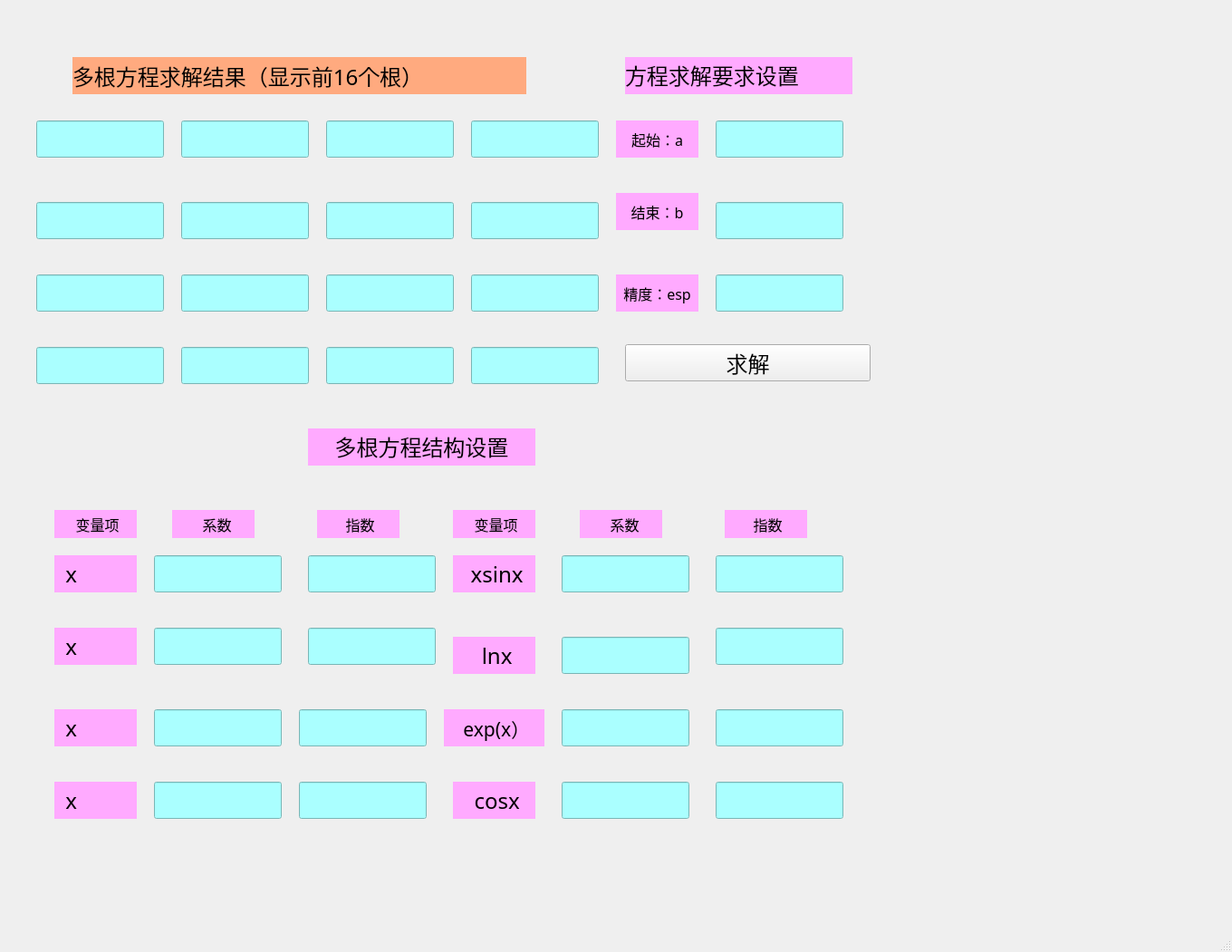
<?xml version="1.0" encoding="UTF-8"?>
<ui version="4.0">
 <class>MainWindow</class>
 <widget class="QMainWindow" name="MainWindow">
  <property name="geometry">
   <rect>
    <x>0</x>
    <y>0</y>
    <width>1360</width>
    <height>1051</height>
   </rect>
  </property>
  <property name="windowTitle">
   <string>MainWindow</string>
  </property>
  <widget class="QWidget" name="centralwidget">
   <widget class="QLineEdit" name="lineEdit">
    <property name="geometry">
     <rect>
      <x>40</x>
      <y>133</y>
      <width>141</width>
      <height>41</height>
     </rect>
    </property>
    <property name="font">
     <font>
      <family>黑体</family>
      <pointsize>12</pointsize>
     </font>
    </property>
    <property name="styleSheet">
     <string notr="true">background-color: rgb(170, 255, 255);</string>
    </property>
    <property name="alignment">
     <set>Qt::AlignCenter</set>
    </property>
   </widget>
   <widget class="QLineEdit" name="lineEdit_2">
    <property name="geometry">
     <rect>
      <x>200</x>
      <y>133</y>
      <width>141</width>
      <height>41</height>
     </rect>
    </property>
    <property name="font">
     <font>
      <family>黑体</family>
      <pointsize>12</pointsize>
     </font>
    </property>
    <property name="styleSheet">
     <string notr="true">background-color: rgb(170, 255, 255);</string>
    </property>
    <property name="alignment">
     <set>Qt::AlignCenter</set>
    </property>
   </widget>
   <widget class="QLineEdit" name="lineEdit_3">
    <property name="geometry">
     <rect>
      <x>360</x>
      <y>133</y>
      <width>141</width>
      <height>41</height>
     </rect>
    </property>
    <property name="font">
     <font>
      <family>黑体</family>
      <pointsize>12</pointsize>
     </font>
    </property>
    <property name="styleSheet">
     <string notr="true">background-color: rgb(170, 255, 255);</string>
    </property>
    <property name="alignment">
     <set>Qt::AlignCenter</set>
    </property>
   </widget>
   <widget class="QLineEdit" name="lineEdit_4">
    <property name="geometry">
     <rect>
      <x>520</x>
      <y>133</y>
      <width>141</width>
      <height>41</height>
     </rect>
    </property>
    <property name="font">
     <font>
      <family>黑体</family>
      <pointsize>12</pointsize>
     </font>
    </property>
    <property name="styleSheet">
     <string notr="true">background-color: rgb(170, 255, 255);</string>
    </property>
    <property name="alignment">
     <set>Qt::AlignCenter</set>
    </property>
   </widget>
   <widget class="QLineEdit" name="lineEdit_5">
    <property name="geometry">
     <rect>
      <x>40</x>
      <y>223</y>
      <width>141</width>
      <height>41</height>
     </rect>
    </property>
    <property name="font">
     <font>
      <family>黑体</family>
      <pointsize>12</pointsize>
     </font>
    </property>
    <property name="styleSheet">
     <string notr="true">background-color: rgb(170, 255, 255);</string>
    </property>
    <property name="alignment">
     <set>Qt::AlignCenter</set>
    </property>
   </widget>
   <widget class="QLineEdit" name="lineEdit_6">
    <property name="geometry">
     <rect>
      <x>200</x>
      <y>223</y>
      <width>141</width>
      <height>41</height>
     </rect>
    </property>
    <property name="font">
     <font>
      <family>黑体</family>
      <pointsize>12</pointsize>
     </font>
    </property>
    <property name="styleSheet">
     <string notr="true">background-color: rgb(170, 255, 255);</string>
    </property>
    <property name="alignment">
     <set>Qt::AlignCenter</set>
    </property>
   </widget>
   <widget class="QLineEdit" name="lineEdit_7">
    <property name="geometry">
     <rect>
      <x>360</x>
      <y>223</y>
      <width>141</width>
      <height>41</height>
     </rect>
    </property>
    <property name="font">
     <font>
      <family>黑体</family>
      <pointsize>12</pointsize>
     </font>
    </property>
    <property name="styleSheet">
     <string notr="true">background-color: rgb(170, 255, 255);</string>
    </property>
    <property name="alignment">
     <set>Qt::AlignCenter</set>
    </property>
   </widget>
   <widget class="QLineEdit" name="lineEdit_8">
    <property name="geometry">
     <rect>
      <x>520</x>
      <y>223</y>
      <width>141</width>
      <height>41</height>
     </rect>
    </property>
    <property name="font">
     <font>
      <family>黑体</family>
      <pointsize>12</pointsize>
     </font>
    </property>
    <property name="styleSheet">
     <string notr="true">background-color: rgb(170, 255, 255);</string>
    </property>
    <property name="alignment">
     <set>Qt::AlignCenter</set>
    </property>
   </widget>
   <widget class="QLineEdit" name="lineEdit_9">
    <property name="geometry">
     <rect>
      <x>40</x>
      <y>303</y>
      <width>141</width>
      <height>41</height>
     </rect>
    </property>
    <property name="font">
     <font>
      <family>黑体</family>
      <pointsize>12</pointsize>
     </font>
    </property>
    <property name="styleSheet">
     <string notr="true">background-color: rgb(170, 255, 255);</string>
    </property>
    <property name="alignment">
     <set>Qt::AlignCenter</set>
    </property>
   </widget>
   <widget class="QLineEdit" name="lineEdit_10">
    <property name="geometry">
     <rect>
      <x>200</x>
      <y>303</y>
      <width>141</width>
      <height>41</height>
     </rect>
    </property>
    <property name="font">
     <font>
      <family>黑体</family>
      <pointsize>12</pointsize>
     </font>
    </property>
    <property name="styleSheet">
     <string notr="true">background-color: rgb(170, 255, 255);</string>
    </property>
    <property name="alignment">
     <set>Qt::AlignCenter</set>
    </property>
   </widget>
   <widget class="QLineEdit" name="lineEdit_11">
    <property name="geometry">
     <rect>
      <x>360</x>
      <y>303</y>
      <width>141</width>
      <height>41</height>
     </rect>
    </property>
    <property name="font">
     <font>
      <family>黑体</family>
      <pointsize>12</pointsize>
     </font>
    </property>
    <property name="styleSheet">
     <string notr="true">background-color: rgb(170, 255, 255);</string>
    </property>
    <property name="alignment">
     <set>Qt::AlignCenter</set>
    </property>
   </widget>
   <widget class="QLineEdit" name="lineEdit_12">
    <property name="geometry">
     <rect>
      <x>520</x>
      <y>303</y>
      <width>141</width>
      <height>41</height>
     </rect>
    </property>
    <property name="font">
     <font>
      <family>黑体</family>
      <pointsize>12</pointsize>
     </font>
    </property>
    <property name="styleSheet">
     <string notr="true">background-color: rgb(170, 255, 255);</string>
    </property>
    <property name="alignment">
     <set>Qt::AlignCenter</set>
    </property>
   </widget>
   <widget class="QLineEdit" name="lineEdit_13">
    <property name="geometry">
     <rect>
      <x>40</x>
      <y>383</y>
      <width>141</width>
      <height>41</height>
     </rect>
    </property>
    <property name="font">
     <font>
      <family>黑体</family>
      <pointsize>12</pointsize>
     </font>
    </property>
    <property name="styleSheet">
     <string notr="true">background-color: rgb(170, 255, 255);</string>
    </property>
    <property name="alignment">
     <set>Qt::AlignCenter</set>
    </property>
   </widget>
   <widget class="QLineEdit" name="lineEdit_14">
    <property name="geometry">
     <rect>
      <x>200</x>
      <y>383</y>
      <width>141</width>
      <height>41</height>
     </rect>
    </property>
    <property name="font">
     <font>
      <family>黑体</family>
      <pointsize>12</pointsize>
     </font>
    </property>
    <property name="styleSheet">
     <string notr="true">background-color: rgb(170, 255, 255);</string>
    </property>
    <property name="alignment">
     <set>Qt::AlignCenter</set>
    </property>
   </widget>
   <widget class="QLineEdit" name="lineEdit_15">
    <property name="geometry">
     <rect>
      <x>360</x>
      <y>383</y>
      <width>141</width>
      <height>41</height>
     </rect>
    </property>
    <property name="font">
     <font>
      <family>黑体</family>
      <pointsize>12</pointsize>
     </font>
    </property>
    <property name="styleSheet">
     <string notr="true">background-color: rgb(170, 255, 255);</string>
    </property>
    <property name="alignment">
     <set>Qt::AlignCenter</set>
    </property>
   </widget>
   <widget class="QLineEdit" name="lineEdit_16">
    <property name="geometry">
     <rect>
      <x>520</x>
      <y>383</y>
      <width>141</width>
      <height>41</height>
     </rect>
    </property>
    <property name="font">
     <font>
      <family>黑体</family>
      <pointsize>12</pointsize>
     </font>
    </property>
    <property name="styleSheet">
     <string notr="true">background-color: rgb(170, 255, 255);</string>
    </property>
    <property name="alignment">
     <set>Qt::AlignCenter</set>
    </property>
   </widget>
   <widget class="QLabel" name="label">
    <property name="geometry">
     <rect>
      <x>80</x>
      <y>63</y>
      <width>501</width>
      <height>41</height>
     </rect>
    </property>
    <property name="font">
     <font>
      <family>黑体</family>
      <pointsize>18</pointsize>
     </font>
    </property>
    <property name="styleSheet">
     <string notr="true">background-color: rgb(255, 170, 127);</string>
    </property>
    <property name="text">
     <string>多根方程求解结果（显示前16个根）</string>
    </property>
   </widget>
   <widget class="QLineEdit" name="lineEdit_17">
    <property name="geometry">
     <rect>
      <x>170</x>
      <y>613</y>
      <width>141</width>
      <height>41</height>
     </rect>
    </property>
    <property name="font">
     <font>
      <family>黑体</family>
      <pointsize>18</pointsize>
     </font>
    </property>
    <property name="styleSheet">
     <string notr="true">background-color: rgb(170, 255, 255);</string>
    </property>
    <property name="text">
     <string/>
    </property>
    <property name="alignment">
     <set>Qt::AlignCenter</set>
    </property>
   </widget>
   <widget class="QLineEdit" name="lineEdit_18">
    <property name="geometry">
     <rect>
      <x>170</x>
      <y>693</y>
      <width>141</width>
      <height>41</height>
     </rect>
    </property>
    <property name="font">
     <font>
      <family>黑体</family>
      <pointsize>18</pointsize>
     </font>
    </property>
    <property name="styleSheet">
     <string notr="true">background-color: rgb(170, 255, 255);</string>
    </property>
    <property name="text">
     <string/>
    </property>
    <property name="alignment">
     <set>Qt::AlignCenter</set>
    </property>
   </widget>
   <widget class="QLineEdit" name="lineEdit_19">
    <property name="geometry">
     <rect>
      <x>170</x>
      <y>783</y>
      <width>141</width>
      <height>41</height>
     </rect>
    </property>
    <property name="font">
     <font>
      <family>黑体</family>
      <pointsize>18</pointsize>
     </font>
    </property>
    <property name="styleSheet">
     <string notr="true">background-color: rgb(170, 255, 255);</string>
    </property>
    <property name="text">
     <string/>
    </property>
    <property name="alignment">
     <set>Qt::AlignCenter</set>
    </property>
   </widget>
   <widget class="QLineEdit" name="lineEdit_20">
    <property name="geometry">
     <rect>
      <x>170</x>
      <y>863</y>
      <width>141</width>
      <height>41</height>
     </rect>
    </property>
    <property name="font">
     <font>
      <family>黑体</family>
      <pointsize>18</pointsize>
     </font>
    </property>
    <property name="styleSheet">
     <string notr="true">background-color: rgb(170, 255, 255);</string>
    </property>
    <property name="text">
     <string/>
    </property>
    <property name="alignment">
     <set>Qt::AlignCenter</set>
    </property>
   </widget>
   <widget class="QLineEdit" name="lineEdit_21">
    <property name="geometry">
     <rect>
      <x>620</x>
      <y>613</y>
      <width>141</width>
      <height>41</height>
     </rect>
    </property>
    <property name="font">
     <font>
      <family>黑体</family>
      <pointsize>18</pointsize>
     </font>
    </property>
    <property name="styleSheet">
     <string notr="true">background-color: rgb(170, 255, 255);</string>
    </property>
    <property name="text">
     <string/>
    </property>
    <property name="alignment">
     <set>Qt::AlignCenter</set>
    </property>
   </widget>
   <widget class="QLineEdit" name="lineEdit_22">
    <property name="geometry">
     <rect>
      <x>620</x>
      <y>703</y>
      <width>141</width>
      <height>41</height>
     </rect>
    </property>
    <property name="font">
     <font>
      <family>黑体</family>
      <pointsize>18</pointsize>
     </font>
    </property>
    <property name="styleSheet">
     <string notr="true">background-color: rgb(170, 255, 255);</string>
    </property>
    <property name="text">
     <string/>
    </property>
    <property name="alignment">
     <set>Qt::AlignCenter</set>
    </property>
   </widget>
   <widget class="QLineEdit" name="lineEdit_23">
    <property name="geometry">
     <rect>
      <x>620</x>
      <y>783</y>
      <width>141</width>
      <height>41</height>
     </rect>
    </property>
    <property name="font">
     <font>
      <family>黑体</family>
      <pointsize>18</pointsize>
     </font>
    </property>
    <property name="styleSheet">
     <string notr="true">background-color: rgb(170, 255, 255);</string>
    </property>
    <property name="alignment">
     <set>Qt::AlignCenter</set>
    </property>
   </widget>
   <widget class="QLineEdit" name="lineEdit_24">
    <property name="geometry">
     <rect>
      <x>620</x>
      <y>863</y>
      <width>141</width>
      <height>41</height>
     </rect>
    </property>
    <property name="font">
     <font>
      <family>黑体</family>
      <pointsize>18</pointsize>
     </font>
    </property>
    <property name="styleSheet">
     <string notr="true">background-color: rgb(170, 255, 255);</string>
    </property>
    <property name="text">
     <string/>
    </property>
    <property name="alignment">
     <set>Qt::AlignCenter</set>
    </property>
   </widget>
   <widget class="QLineEdit" name="lineEdit_25">
    <property name="geometry">
     <rect>
      <x>340</x>
      <y>613</y>
      <width>141</width>
      <height>41</height>
     </rect>
    </property>
    <property name="font">
     <font>
      <family>黑体</family>
      <pointsize>18</pointsize>
     </font>
    </property>
    <property name="styleSheet">
     <string notr="true">background-color: rgb(170, 255, 255);</string>
    </property>
    <property name="alignment">
     <set>Qt::AlignCenter</set>
    </property>
   </widget>
   <widget class="QLineEdit" name="lineEdit_26">
    <property name="geometry">
     <rect>
      <x>340</x>
      <y>693</y>
      <width>141</width>
      <height>41</height>
     </rect>
    </property>
    <property name="font">
     <font>
      <family>黑体</family>
      <pointsize>18</pointsize>
     </font>
    </property>
    <property name="styleSheet">
     <string notr="true">background-color: rgb(170, 255, 255);</string>
    </property>
    <property name="text">
     <string/>
    </property>
    <property name="alignment">
     <set>Qt::AlignCenter</set>
    </property>
   </widget>
   <widget class="QLineEdit" name="lineEdit_27">
    <property name="geometry">
     <rect>
      <x>330</x>
      <y>783</y>
      <width>141</width>
      <height>41</height>
     </rect>
    </property>
    <property name="font">
     <font>
      <family>黑体</family>
      <pointsize>18</pointsize>
     </font>
    </property>
    <property name="styleSheet">
     <string notr="true">background-color: rgb(170, 255, 255);</string>
    </property>
    <property name="text">
     <string/>
    </property>
    <property name="alignment">
     <set>Qt::AlignCenter</set>
    </property>
   </widget>
   <widget class="QLabel" name="label_2">
    <property name="geometry">
     <rect>
      <x>340</x>
      <y>473</y>
      <width>251</width>
      <height>41</height>
     </rect>
    </property>
    <property name="font">
     <font>
      <family>黑体</family>
      <pointsize>18</pointsize>
     </font>
    </property>
    <property name="styleSheet">
     <string notr="true">background-color: rgb(255, 170, 255);</string>
    </property>
    <property name="text">
     <string>&lt;html&gt;&lt;head/&gt;&lt;body&gt;&lt;p&gt;     多根方程结构设置&lt;/p&gt;&lt;/body&gt;&lt;/html&gt;</string>
    </property>
    <property name="alignment">
     <set>Qt::AlignCenter</set>
    </property>
   </widget>
   <widget class="QLineEdit" name="lineEdit_28">
    <property name="geometry">
     <rect>
      <x>330</x>
      <y>863</y>
      <width>141</width>
      <height>41</height>
     </rect>
    </property>
    <property name="font">
     <font>
      <family>黑体</family>
      <pointsize>18</pointsize>
     </font>
    </property>
    <property name="styleSheet">
     <string notr="true">background-color: rgb(170, 255, 255);</string>
    </property>
    <property name="text">
     <string/>
    </property>
    <property name="alignment">
     <set>Qt::AlignCenter</set>
    </property>
   </widget>
   <widget class="QLineEdit" name="lineEdit_29">
    <property name="geometry">
     <rect>
      <x>790</x>
      <y>613</y>
      <width>141</width>
      <height>41</height>
     </rect>
    </property>
    <property name="font">
     <font>
      <family>黑体</family>
      <pointsize>18</pointsize>
     </font>
    </property>
    <property name="styleSheet">
     <string notr="true">background-color: rgb(170, 255, 255);</string>
    </property>
    <property name="text">
     <string/>
    </property>
    <property name="alignment">
     <set>Qt::AlignCenter</set>
    </property>
   </widget>
   <widget class="QLineEdit" name="lineEdit_30">
    <property name="geometry">
     <rect>
      <x>790</x>
      <y>693</y>
      <width>141</width>
      <height>41</height>
     </rect>
    </property>
    <property name="font">
     <font>
      <family>黑体</family>
      <pointsize>18</pointsize>
     </font>
    </property>
    <property name="styleSheet">
     <string notr="true">background-color: rgb(170, 255, 255);</string>
    </property>
    <property name="alignment">
     <set>Qt::AlignCenter</set>
    </property>
   </widget>
   <widget class="QLineEdit" name="lineEdit_31">
    <property name="geometry">
     <rect>
      <x>790</x>
      <y>783</y>
      <width>141</width>
      <height>41</height>
     </rect>
    </property>
    <property name="font">
     <font>
      <family>黑体</family>
      <pointsize>18</pointsize>
     </font>
    </property>
    <property name="styleSheet">
     <string notr="true">background-color: rgb(170, 255, 255);</string>
    </property>
    <property name="text">
     <string/>
    </property>
    <property name="alignment">
     <set>Qt::AlignCenter</set>
    </property>
   </widget>
   <widget class="QLineEdit" name="lineEdit_32">
    <property name="geometry">
     <rect>
      <x>790</x>
      <y>863</y>
      <width>141</width>
      <height>41</height>
     </rect>
    </property>
    <property name="font">
     <font>
      <family>黑体</family>
      <pointsize>18</pointsize>
     </font>
    </property>
    <property name="styleSheet">
     <string notr="true">background-color: rgb(170, 255, 255);</string>
    </property>
    <property name="alignment">
     <set>Qt::AlignCenter</set>
    </property>
   </widget>
   <widget class="QLabel" name="label_3">
    <property name="geometry">
     <rect>
      <x>60</x>
      <y>563</y>
      <width>91</width>
      <height>31</height>
     </rect>
    </property>
    <property name="font">
     <font>
      <family>黑体</family>
      <pointsize>12</pointsize>
     </font>
    </property>
    <property name="layoutDirection">
     <enum>Qt::RightToLeft</enum>
    </property>
    <property name="styleSheet">
     <string notr="true">background-color: rgb(255, 170, 255);</string>
    </property>
    <property name="text">
     <string> 变量项</string>
    </property>
    <property name="alignment">
     <set>Qt::AlignCenter</set>
    </property>
   </widget>
   <widget class="QLabel" name="label_4">
    <property name="geometry">
     <rect>
      <x>190</x>
      <y>563</y>
      <width>91</width>
      <height>31</height>
     </rect>
    </property>
    <property name="font">
     <font>
      <family>黑体</family>
      <pointsize>12</pointsize>
     </font>
    </property>
    <property name="layoutDirection">
     <enum>Qt::RightToLeft</enum>
    </property>
    <property name="styleSheet">
     <string notr="true">background-color: rgb(255, 170, 255);</string>
    </property>
    <property name="text">
     <string>  系数</string>
    </property>
    <property name="alignment">
     <set>Qt::AlignCenter</set>
    </property>
   </widget>
   <widget class="QLabel" name="label_5">
    <property name="geometry">
     <rect>
      <x>350</x>
      <y>563</y>
      <width>91</width>
      <height>31</height>
     </rect>
    </property>
    <property name="font">
     <font>
      <family>黑体</family>
      <pointsize>12</pointsize>
     </font>
    </property>
    <property name="layoutDirection">
     <enum>Qt::RightToLeft</enum>
    </property>
    <property name="styleSheet">
     <string notr="true">background-color: rgb(255, 170, 255);</string>
    </property>
    <property name="text">
     <string> 指数</string>
    </property>
    <property name="alignment">
     <set>Qt::AlignCenter</set>
    </property>
   </widget>
   <widget class="QLabel" name="label_6">
    <property name="geometry">
     <rect>
      <x>800</x>
      <y>563</y>
      <width>91</width>
      <height>31</height>
     </rect>
    </property>
    <property name="font">
     <font>
      <family>黑体</family>
      <pointsize>12</pointsize>
     </font>
    </property>
    <property name="layoutDirection">
     <enum>Qt::RightToLeft</enum>
    </property>
    <property name="styleSheet">
     <string notr="true">background-color: rgb(255, 170, 255);</string>
    </property>
    <property name="text">
     <string> 指数</string>
    </property>
    <property name="alignment">
     <set>Qt::AlignCenter</set>
    </property>
   </widget>
   <widget class="QLabel" name="label_7">
    <property name="geometry">
     <rect>
      <x>500</x>
      <y>563</y>
      <width>91</width>
      <height>31</height>
     </rect>
    </property>
    <property name="font">
     <font>
      <family>黑体</family>
      <pointsize>12</pointsize>
     </font>
    </property>
    <property name="layoutDirection">
     <enum>Qt::RightToLeft</enum>
    </property>
    <property name="styleSheet">
     <string notr="true">background-color: rgb(255, 170, 255);</string>
    </property>
    <property name="text">
     <string> 变量项</string>
    </property>
    <property name="alignment">
     <set>Qt::AlignCenter</set>
    </property>
   </widget>
   <widget class="QLabel" name="label_8">
    <property name="geometry">
     <rect>
      <x>640</x>
      <y>563</y>
      <width>91</width>
      <height>31</height>
     </rect>
    </property>
    <property name="font">
     <font>
      <family>黑体</family>
      <pointsize>12</pointsize>
     </font>
    </property>
    <property name="layoutDirection">
     <enum>Qt::RightToLeft</enum>
    </property>
    <property name="styleSheet">
     <string notr="true">background-color: rgb(255, 170, 255);</string>
    </property>
    <property name="text">
     <string>  系数</string>
    </property>
    <property name="alignment">
     <set>Qt::AlignCenter</set>
    </property>
   </widget>
   <widget class="QLabel" name="label_9">
    <property name="geometry">
     <rect>
      <x>60</x>
      <y>783</y>
      <width>91</width>
      <height>41</height>
     </rect>
    </property>
    <property name="font">
     <font>
      <family>黑体</family>
      <pointsize>18</pointsize>
     </font>
    </property>
    <property name="layoutDirection">
     <enum>Qt::RightToLeft</enum>
    </property>
    <property name="styleSheet">
     <string notr="true">background-color: rgb(255, 170, 255);</string>
    </property>
    <property name="text">
     <string>  x</string>
    </property>
    <property name="alignment">
     <set>Qt::AlignLeading|Qt::AlignLeft|Qt::AlignVCenter</set>
    </property>
   </widget>
   <widget class="QLabel" name="label_10">
    <property name="geometry">
     <rect>
      <x>60</x>
      <y>613</y>
      <width>91</width>
      <height>41</height>
     </rect>
    </property>
    <property name="font">
     <font>
      <family>黑体</family>
      <pointsize>18</pointsize>
     </font>
    </property>
    <property name="layoutDirection">
     <enum>Qt::RightToLeft</enum>
    </property>
    <property name="styleSheet">
     <string notr="true">background-color: rgb(255, 170, 255);</string>
    </property>
    <property name="text">
     <string>  x</string>
    </property>
    <property name="alignment">
     <set>Qt::AlignLeading|Qt::AlignLeft|Qt::AlignVCenter</set>
    </property>
   </widget>
   <widget class="QLabel" name="label_11">
    <property name="geometry">
     <rect>
      <x>60</x>
      <y>693</y>
      <width>91</width>
      <height>41</height>
     </rect>
    </property>
    <property name="font">
     <font>
      <family>黑体</family>
      <pointsize>18</pointsize>
     </font>
    </property>
    <property name="layoutDirection">
     <enum>Qt::RightToLeft</enum>
    </property>
    <property name="styleSheet">
     <string notr="true">background-color: rgb(255, 170, 255);</string>
    </property>
    <property name="text">
     <string>  x</string>
    </property>
    <property name="alignment">
     <set>Qt::AlignLeading|Qt::AlignLeft|Qt::AlignVCenter</set>
    </property>
   </widget>
   <widget class="QLabel" name="label_12">
    <property name="geometry">
     <rect>
      <x>60</x>
      <y>863</y>
      <width>91</width>
      <height>41</height>
     </rect>
    </property>
    <property name="font">
     <font>
      <family>黑体</family>
      <pointsize>18</pointsize>
     </font>
    </property>
    <property name="layoutDirection">
     <enum>Qt::RightToLeft</enum>
    </property>
    <property name="styleSheet">
     <string notr="true">background-color: rgb(255, 170, 255);</string>
    </property>
    <property name="text">
     <string>  x</string>
    </property>
    <property name="alignment">
     <set>Qt::AlignLeading|Qt::AlignLeft|Qt::AlignVCenter</set>
    </property>
   </widget>
   <widget class="QLabel" name="label_13">
    <property name="geometry">
     <rect>
      <x>500</x>
      <y>863</y>
      <width>91</width>
      <height>41</height>
     </rect>
    </property>
    <property name="font">
     <font>
      <family>黑体</family>
      <pointsize>18</pointsize>
     </font>
    </property>
    <property name="layoutDirection">
     <enum>Qt::RightToLeft</enum>
    </property>
    <property name="styleSheet">
     <string notr="true">background-color: rgb(255, 170, 255);</string>
    </property>
    <property name="text">
     <string> cosx</string>
    </property>
    <property name="alignment">
     <set>Qt::AlignCenter</set>
    </property>
   </widget>
   <widget class="QLabel" name="label_14">
    <property name="geometry">
     <rect>
      <x>500</x>
      <y>703</y>
      <width>91</width>
      <height>41</height>
     </rect>
    </property>
    <property name="font">
     <font>
      <family>黑体</family>
      <pointsize>18</pointsize>
     </font>
    </property>
    <property name="layoutDirection">
     <enum>Qt::RightToLeft</enum>
    </property>
    <property name="styleSheet">
     <string notr="true">background-color: rgb(255, 170, 255);</string>
    </property>
    <property name="text">
     <string> lnx</string>
    </property>
    <property name="alignment">
     <set>Qt::AlignCenter</set>
    </property>
   </widget>
   <widget class="QLabel" name="label_15">
    <property name="geometry">
     <rect>
      <x>500</x>
      <y>613</y>
      <width>91</width>
      <height>41</height>
     </rect>
    </property>
    <property name="font">
     <font>
      <family>黑体</family>
      <pointsize>18</pointsize>
     </font>
    </property>
    <property name="layoutDirection">
     <enum>Qt::RightToLeft</enum>
    </property>
    <property name="styleSheet">
     <string notr="true">background-color: rgb(255, 170, 255);</string>
    </property>
    <property name="text">
     <string> xsinx</string>
    </property>
    <property name="alignment">
     <set>Qt::AlignCenter</set>
    </property>
   </widget>
   <widget class="QLabel" name="label_16">
    <property name="geometry">
     <rect>
      <x>490</x>
      <y>783</y>
      <width>111</width>
      <height>41</height>
     </rect>
    </property>
    <property name="font">
     <font>
      <family>黑体</family>
      <pointsize>16</pointsize>
     </font>
    </property>
    <property name="layoutDirection">
     <enum>Qt::RightToLeft</enum>
    </property>
    <property name="styleSheet">
     <string notr="true">background-color: rgb(255, 170, 255);</string>
    </property>
    <property name="text">
     <string> exp(x）</string>
    </property>
    <property name="alignment">
     <set>Qt::AlignCenter</set>
    </property>
   </widget>
   <widget class="QLabel" name="label_17">
    <property name="geometry">
     <rect>
      <x>690</x>
      <y>63</y>
      <width>251</width>
      <height>41</height>
     </rect>
    </property>
    <property name="font">
     <font>
      <family>黑体</family>
      <pointsize>18</pointsize>
     </font>
    </property>
    <property name="styleSheet">
     <string notr="true">background-color: rgb(255, 170, 255);</string>
    </property>
    <property name="text">
     <string>&lt;html&gt;&lt;head/&gt;&lt;body&gt;&lt;p&gt;    方程求解要求设置&lt;/p&gt;&lt;/body&gt;&lt;/html&gt;</string>
    </property>
   </widget>
   <widget class="QLineEdit" name="lineEdit_33">
    <property name="geometry">
     <rect>
      <x>790</x>
      <y>133</y>
      <width>141</width>
      <height>41</height>
     </rect>
    </property>
    <property name="font">
     <font>
      <family>黑体</family>
      <pointsize>12</pointsize>
     </font>
    </property>
    <property name="styleSheet">
     <string notr="true">background-color: rgb(170, 255, 255);</string>
    </property>
    <property name="text">
     <string/>
    </property>
    <property name="alignment">
     <set>Qt::AlignCenter</set>
    </property>
   </widget>
   <widget class="QLabel" name="label_19">
    <property name="geometry">
     <rect>
      <x>680</x>
      <y>213</y>
      <width>91</width>
      <height>41</height>
     </rect>
    </property>
    <property name="font">
     <font>
      <family>黑体</family>
      <pointsize>12</pointsize>
     </font>
    </property>
    <property name="layoutDirection">
     <enum>Qt::RightToLeft</enum>
    </property>
    <property name="styleSheet">
     <string notr="true">background-color: rgb(255, 170, 255);</string>
    </property>
    <property name="text">
     <string>结束：b</string>
    </property>
    <property name="alignment">
     <set>Qt::AlignCenter</set>
    </property>
   </widget>
   <widget class="QLabel" name="label_20">
    <property name="geometry">
     <rect>
      <x>680</x>
      <y>133</y>
      <width>91</width>
      <height>41</height>
     </rect>
    </property>
    <property name="font">
     <font>
      <family>黑体</family>
      <pointsize>12</pointsize>
     </font>
    </property>
    <property name="layoutDirection">
     <enum>Qt::RightToLeft</enum>
    </property>
    <property name="styleSheet">
     <string notr="true">background-color: rgb(255, 170, 255);</string>
    </property>
    <property name="text">
     <string>起始：a</string>
    </property>
    <property name="alignment">
     <set>Qt::AlignCenter</set>
    </property>
   </widget>
   <widget class="QLineEdit" name="lineEdit_34">
    <property name="geometry">
     <rect>
      <x>790</x>
      <y>223</y>
      <width>141</width>
      <height>41</height>
     </rect>
    </property>
    <property name="font">
     <font>
      <family>黑体</family>
      <pointsize>12</pointsize>
     </font>
    </property>
    <property name="styleSheet">
     <string notr="true">background-color: rgb(170, 255, 255);</string>
    </property>
    <property name="text">
     <string/>
    </property>
    <property name="alignment">
     <set>Qt::AlignCenter</set>
    </property>
   </widget>
   <widget class="QLineEdit" name="lineEdit_35">
    <property name="geometry">
     <rect>
      <x>790</x>
      <y>303</y>
      <width>141</width>
      <height>41</height>
     </rect>
    </property>
    <property name="font">
     <font>
      <family>黑体</family>
      <pointsize>12</pointsize>
     </font>
    </property>
    <property name="styleSheet">
     <string notr="true">background-color: rgb(170, 255, 255);</string>
    </property>
    <property name="text">
     <string/>
    </property>
    <property name="alignment">
     <set>Qt::AlignCenter</set>
    </property>
   </widget>
   <widget class="QLabel" name="label_21">
    <property name="geometry">
     <rect>
      <x>680</x>
      <y>303</y>
      <width>91</width>
      <height>41</height>
     </rect>
    </property>
    <property name="font">
     <font>
      <family>黑体</family>
      <pointsize>12</pointsize>
     </font>
    </property>
    <property name="layoutDirection">
     <enum>Qt::RightToLeft</enum>
    </property>
    <property name="styleSheet">
     <string notr="true">background-color: rgb(255, 170, 255);</string>
    </property>
    <property name="text">
     <string>精度：esp</string>
    </property>
    <property name="alignment">
     <set>Qt::AlignCenter</set>
    </property>
   </widget>
   <widget class="QPushButton" name="pushButton">
    <property name="geometry">
     <rect>
      <x>690</x>
      <y>380</y>
      <width>271</width>
      <height>41</height>
     </rect>
    </property>
    <property name="font">
     <font>
      <family>黑体</family>
      <pointsize>18</pointsize>
     </font>
    </property>
    <property name="text">
     <string>求解</string>
    </property>
   </widget>
  </widget>
  <widget class="QMenuBar" name="menubar">
   <property name="geometry">
    <rect>
     <x>0</x>
     <y>0</y>
     <width>1360</width>
     <height>26</height>
    </rect>
   </property>
  </widget>
  <widget class="QStatusBar" name="statusbar"/>
 </widget>
 <resources/>
 <connections/>
</ui>
